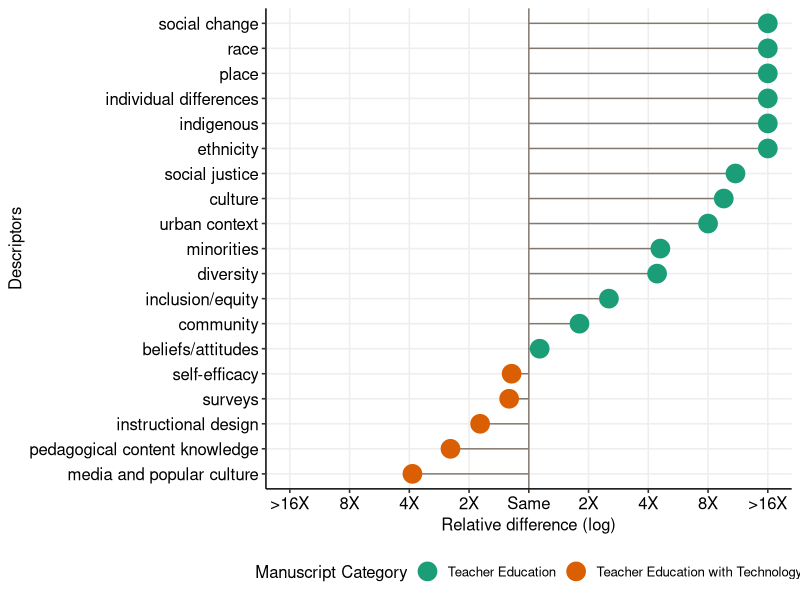
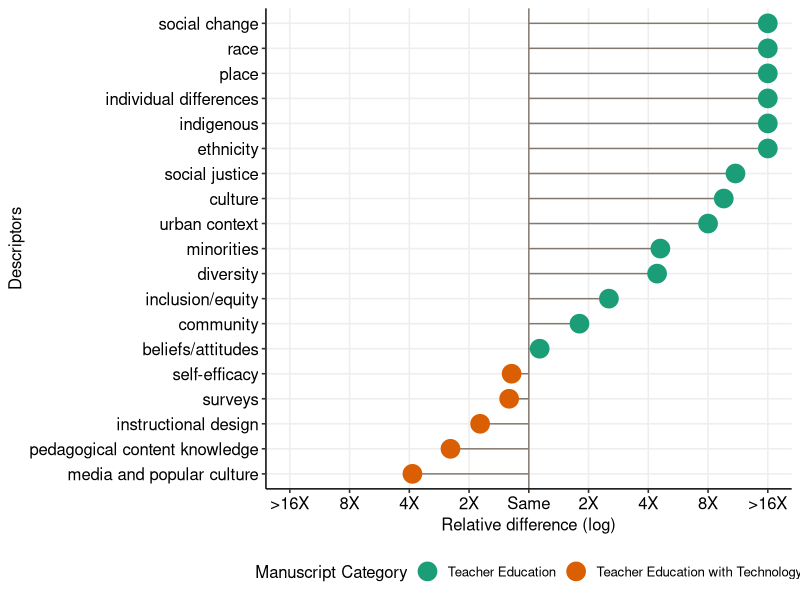
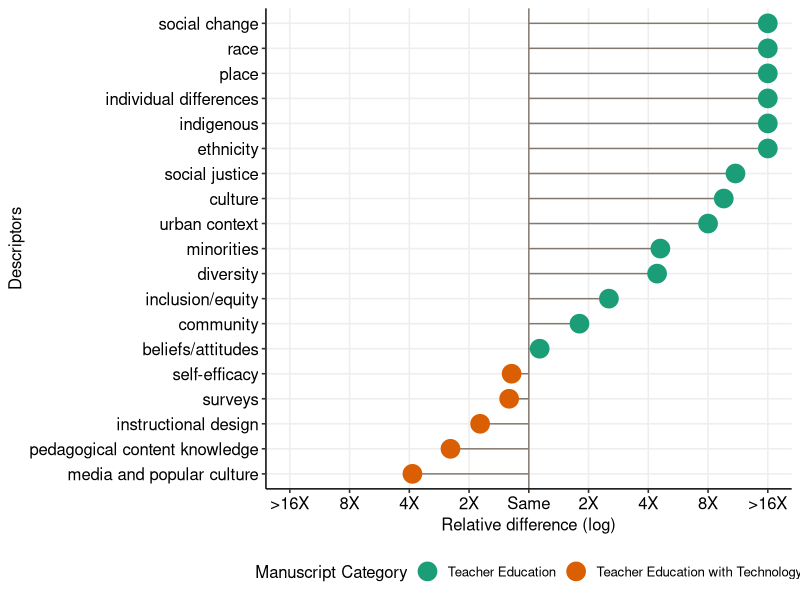

These charts were generated, in order, by the following R code:
library(ggplot2)
#library(extrafont)
#library(ggthemes)
library(ggpubr)
library(readr)
library(RColorBrewer)

#compare.count <- read.csv("data/raw_descriptions.csv")
compare.count <- read_csv("data/raw_descriptions-2021.csv")
compare.count <- subset(compare.count, !(terms %in% "baseline"))
compare.count$te2 <- round((compare.count$te + 1) / sum(compare.count$te + 1), digits = 3)
compare.count$tet2 <- round((compare.count$tet + 1) / sum(compare.count$tet + 1), digits = 3)
compare.count$tet2[compare.count$tet == 0] <- 0
compare.count$difference <- round(log2(compare.count$te2/compare.count$tet2), digits = 3)
compare.count$difference[compare.count$difference == Inf] <- 4
#compare.count$difference[compare.count$difference > 3] <- 3
#compare.count$difference <- compare.count$te2 - compare.count$tet2
compare.count[compare.count$difference > 0, "status"] <- "Teacher Education"
compare.count[compare.count$difference < 0, "status"] <- "Teacher Education with Technology"
#compare.title <- paste("Relative pairing of descriptors of Teacher Education compared to Teacher Education with Technology manuscripts")
compare.graph2 <- ggdotchart(compare.count, x = "abbreviations", y = "difference",
                             color = "status", sorting = "descending", add = "segments",
                             rotate = TRUE, dot.size = 6,
                             # label = abs(round(compare.count$difference, 1)),
                             #font.label = list(size = 8, vjust = 0.5, color = "white"),
                             ggtheme = theme_pubr()) +
  #geom_hline(yintercept = 0, linetype = 2, color = "lightgray") +
  scale_y_continuous(breaks = -3:3, limits = c(-3, 3), labels=c("8X", "4X","2X","Same","2X","4X", "8X+")) + xlab("Descriptors") +
  ylab("Relative difference (log2)")
  #theme(text=element_text(size=10))

compare.graph <- ggplot(compare.count, aes(x = reorder(abbreviations, difference), 
                                           y = difference, color = status)) +
  geom_segment(aes(x = reorder(abbreviations, difference),
                   y = 0, xend = reorder(abbreviations, difference), yend = difference), color = "#83786F") +
  geom_point(size = 6) + coord_flip() +
  theme_pubr() +
  scale_color_brewer(palette = "Dark2", name = "Manuscript Category") +
  #scale_color_manual("Manuscript Category", values = c("#01426A", "#DC8823")) + 
  scale_y_continuous(breaks = -4:4, limits = c(-4, 4), labels=c(">16X","8X","4X","2X","Same","2X","4X", "8X",">16X")) + xlab("Descriptors") +
  ylab("Relative difference (log)") +
  #theme(text=element_text(size=10)) +#, family="Noto Mono")) + #theme(legend.position="bottom") +
  theme(panel.grid.minor = element_blank(), panel.grid.major = element_line(color = "#EEEEEE"),
        legend.position = "bottom") +
  geom_hline(yintercept = 0, color = "#83786F", linetype = "solid")
  print(compare.graph)

tiff("results/compare-te_tet-2021.tif", width = 11, height = 8.5, units = "in", res = 300)
  #dev.set(3)
  print(compare.graph)
dev.off()
ggsave("results/compare-te_tet-2021.png", width = 11, height = 8.5, units = "in", dpi = 150)
#geom_bar(stat="identity", color="black") + 
#compare.ttable <- data.frame(category = compare.count$abbreviations, te = compare.count$te, tet = compare.count$tet)
#rotate <- function(x) t(apply(x, 2, rev))
#compare.ttable <- rotate(compare.ttable)
#compare.ttest <- pairwise.t.test(compare.ttable$te, compare.ttable$tet)
